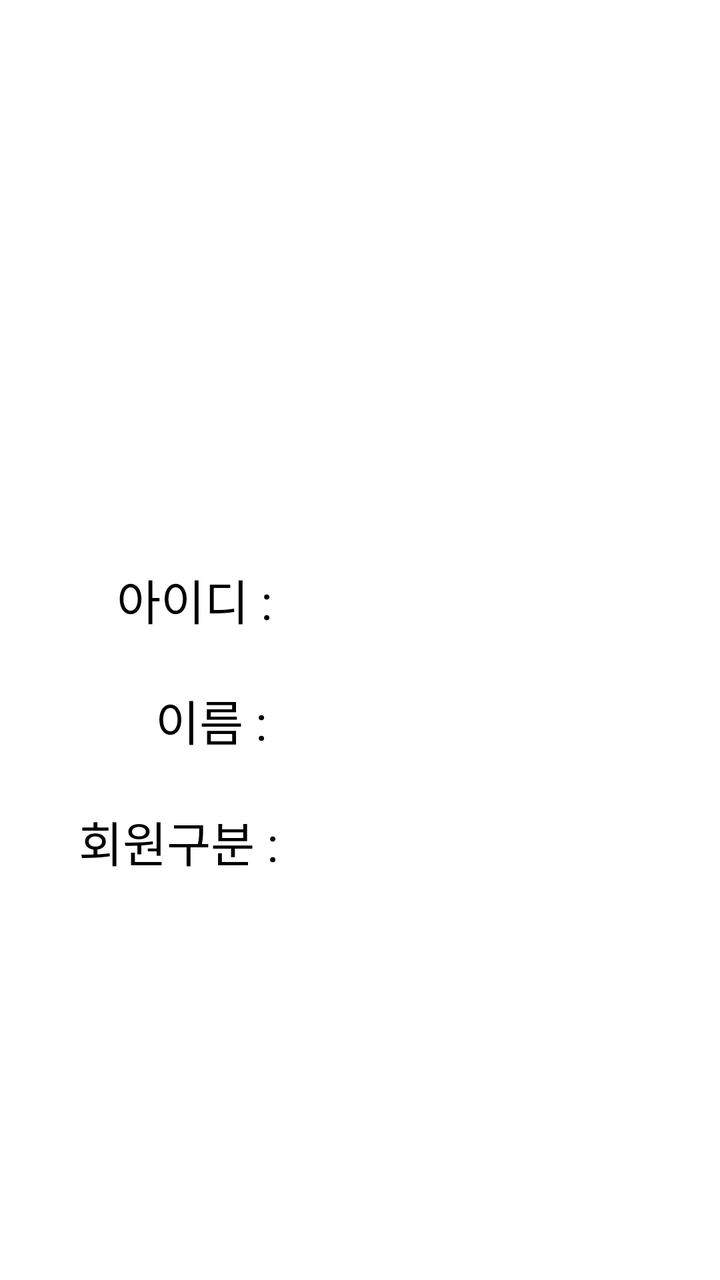
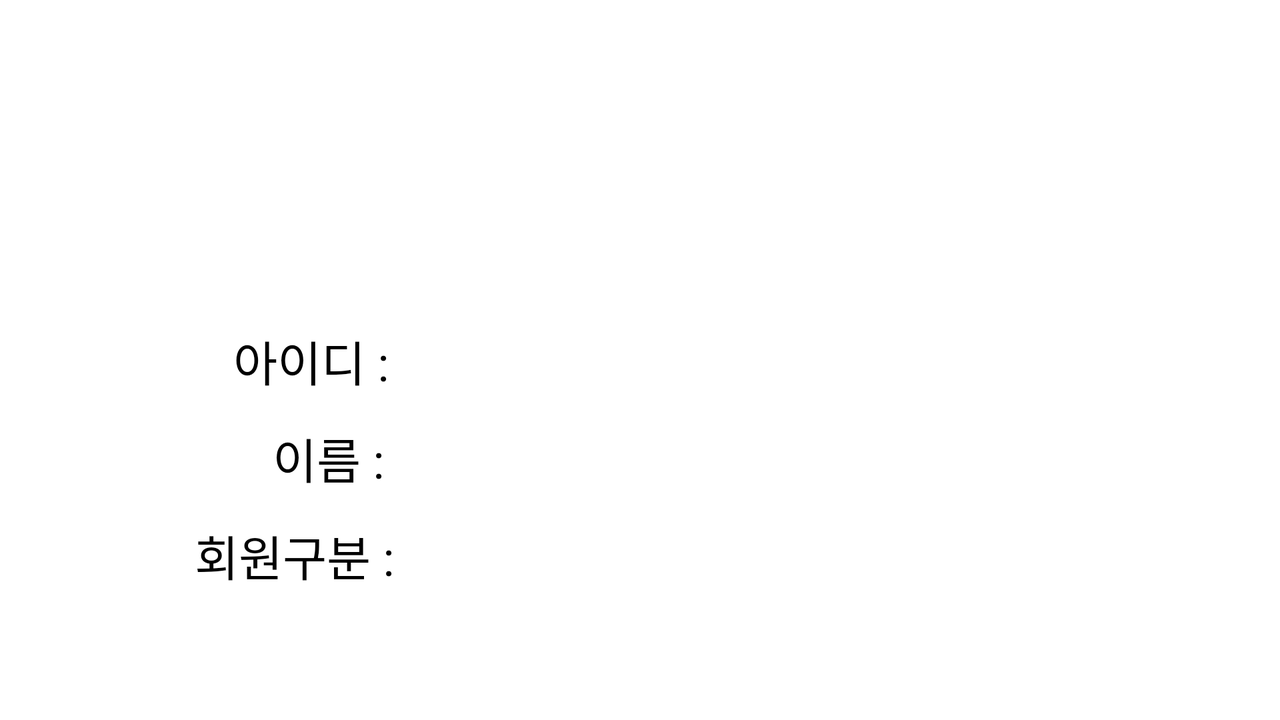

Two renders of one Android screen. The first uses the default layout on a phone; the second uses the alternative layout the repository ships for a different screen configuration, on a matching device. The two XML files are below.
<!-- AndroidManifest.xml: application theme Theme.OwnServer -->
<!-- res/layout/dummy_fragment.xml -->
<?xml version="1.0" encoding="utf-8"?>
<layout xmlns:android="http://schemas.android.com/apk/res/android"
    xmlns:app="http://schemas.android.com/apk/res-auto"
    xmlns:tools="http://schemas.android.com/tools">

    <data>
        <import type="com.example.ownserver.model.UserModel"/>

        <variable
            name="user"
            type="com.example.ownserver.model.UserModel" />
    </data>

    <androidx.constraintlayout.widget.ConstraintLayout
        android:layout_width="match_parent"
        android:layout_height="match_parent"
        android:background="#FFFFFF">

        <ImageView
            android:layout_width="200dp"
            android:layout_height="200dp"
            android:src="@drawable/smile"
            app:layout_constraintBottom_toBottomOf="parent"
            app:layout_constraintEnd_toEndOf="parent"
            app:layout_constraintHorizontal_bias="0.497"
            app:layout_constraintStart_toStartOf="parent"
            app:layout_constraintTop_toTopOf="parent"
            app:layout_constraintVertical_bias="0.135" />

        <TextView
            android:layout_width="wrap_content"
            android:layout_height="wrap_content"
            android:text="아이디 : "
            android:textColor="@color/black"
            android:textSize="24dp"

            app:layout_constraintBottom_toBottomOf="parent"
            app:layout_constraintEnd_toEndOf="parent"
            app:layout_constraintHorizontal_bias="0.211"
            app:layout_constraintStart_toStartOf="parent"
            app:layout_constraintTop_toTopOf="parent"
            app:layout_constraintVertical_bias="0.466" />

        <TextView
            android:id="@+id/fragment_id"
            android:layout_width="wrap_content"
            android:layout_height="wrap_content"
            android:text="@{user.userId}"
            android:textColor="@color/black"
            android:textSize="24dp"

            app:layout_constraintBottom_toBottomOf="parent"
            app:layout_constraintEnd_toEndOf="parent"
            app:layout_constraintHorizontal_bias="0.645"
            app:layout_constraintStart_toStartOf="parent"
            app:layout_constraintTop_toTopOf="parent"
            app:layout_constraintVertical_bias="0.466" />

        <TextView
            android:layout_width="wrap_content"
            android:layout_height="wrap_content"
            android:text="이름 : "
            android:textColor="@color/black"
            android:textSize="24dp"

            app:layout_constraintBottom_toBottomOf="parent"
            app:layout_constraintEnd_toEndOf="parent"
            app:layout_constraintHorizontal_bias="0.26"
            app:layout_constraintStart_toStartOf="parent"
            app:layout_constraintTop_toTopOf="parent"
            app:layout_constraintVertical_bias="0.566" />

        <TextView
            android:id="@+id/fragment_name"
            android:layout_width="wrap_content"
            android:layout_height="wrap_content"
            android:text="@{user.userName}"
            android:textColor="@color/black"
            android:textSize="24dp"

            app:layout_constraintBottom_toBottomOf="parent"
            app:layout_constraintEnd_toEndOf="parent"
            app:layout_constraintHorizontal_bias="0.645"
            app:layout_constraintStart_toStartOf="parent"
            app:layout_constraintTop_toTopOf="parent"
            app:layout_constraintVertical_bias="0.566" />

        <TextView
            android:layout_width="wrap_content"
            android:layout_height="wrap_content"
            android:text="회원구분 : "
            android:textColor="@color/black"
            android:textSize="24dp"

            app:layout_constraintBottom_toBottomOf="parent"
            app:layout_constraintEnd_toEndOf="parent"
            app:layout_constraintHorizontal_bias="0.154"
            app:layout_constraintStart_toStartOf="parent"
            app:layout_constraintTop_toTopOf="parent"
            app:layout_constraintVertical_bias="0.666" />

        <TextView
            android:id="@+id/fragment_auth"
            android:layout_width="wrap_content"
            android:layout_height="wrap_content"
            android:text="@{user.userAuth}"
            android:textColor="@color/black"
            android:textSize="24dp"

            app:layout_constraintBottom_toBottomOf="parent"
            app:layout_constraintEnd_toEndOf="parent"
            app:layout_constraintHorizontal_bias="0.645"
            app:layout_constraintStart_toStartOf="parent"
            app:layout_constraintTop_toTopOf="parent"
            app:layout_constraintVertical_bias="0.666" />

    </androidx.constraintlayout.widget.ConstraintLayout>

</layout>
<!-- resources referenced by this layout -->
<resources>
  <style name="Theme.OwnServer" parent="Theme.MaterialComponents.DayNight.DarkActionBar">
          
          <item name="colorPrimary">@color/purple_500</item>
          <item name="colorPrimaryVariant">@color/purple_700</item>
          <item name="colorOnPrimary">@color/white</item>
          
          <item name="colorSecondary">@color/teal_200</item>
          <item name="colorSecondaryVariant">@color/teal_700</item>
          <item name="colorOnSecondary">@color/black</item>
          
          <item name="android:statusBarColor" tools:targetApi="l">?attr/colorPrimaryVariant</item>
          
      </style>
</resources>
<!-- res/layout-land/dummy_fragment.xml (the repository's variant of the layout above) -->
<!-- drawn on the phone turned sideways -->
<?xml version="1.0" encoding="utf-8"?>
<layout xmlns:android="http://schemas.android.com/apk/res/android"
    xmlns:app="http://schemas.android.com/apk/res-auto"
    xmlns:tools="http://schemas.android.com/tools">

    <data>
        <import type="com.example.ownserver.model.UserModel"/>

        <variable
            name="user"
            type="com.example.ownserver.model.UserModel" />
    </data>

    <androidx.constraintlayout.widget.ConstraintLayout
        android:layout_width="match_parent"
        android:layout_height="match_parent"
        android:background="#FFFFFF">

        <ImageView
            android:layout_width="129dp"
            android:layout_height="157dp"
            android:src="@drawable/smile"
            app:layout_constraintBottom_toBottomOf="parent"
            app:layout_constraintEnd_toEndOf="parent"
            app:layout_constraintHorizontal_bias="0.287"
            app:layout_constraintStart_toStartOf="parent"
            app:layout_constraintTop_toTopOf="parent"
            app:layout_constraintVertical_bias="0.0" />

        <ImageView
            android:layout_width="129dp"
            android:layout_height="157dp"
            android:src="@drawable/smile"
            app:layout_constraintBottom_toBottomOf="parent"
            app:layout_constraintEnd_toEndOf="parent"
            app:layout_constraintHorizontal_bias="0.7"
            app:layout_constraintStart_toStartOf="parent"
            app:layout_constraintTop_toTopOf="parent"
            app:layout_constraintVertical_bias="0.0" />

        <TextView
            android:layout_width="wrap_content"
            android:layout_height="wrap_content"
            android:text="아이디 : "
            android:textColor="@color/black"
            android:textSize="24dp"

            app:layout_constraintBottom_toBottomOf="parent"
            app:layout_constraintEnd_toEndOf="parent"
            app:layout_constraintHorizontal_bias="0.21"
            app:layout_constraintStart_toStartOf="parent"
            app:layout_constraintTop_toTopOf="parent"
            app:layout_constraintVertical_bias="0.5" />

        <TextView
            android:id="@+id/fragment_id"
            android:layout_width="wrap_content"
            android:layout_height="wrap_content"
            android:text="@{user.userId}"
            android:textColor="@color/black"
            android:textSize="24dp"

            app:layout_constraintBottom_toBottomOf="parent"
            app:layout_constraintEnd_toEndOf="parent"
            app:layout_constraintHorizontal_bias="0.645"
            app:layout_constraintStart_toStartOf="parent"
            app:layout_constraintTop_toTopOf="parent"
            app:layout_constraintVertical_bias="0.5" />

        <TextView
            android:layout_width="wrap_content"
            android:layout_height="wrap_content"
            android:text="이름 : "
            android:textColor="@color/black"
            android:textSize="24dp"

            app:layout_constraintBottom_toBottomOf="parent"
            app:layout_constraintEnd_toEndOf="parent"
            app:layout_constraintHorizontal_bias="0.236"
            app:layout_constraintStart_toStartOf="parent"
            app:layout_constraintTop_toTopOf="parent"
            app:layout_constraintVertical_bias="0.65" />

        <TextView
            android:id="@+id/fragment_name"
            android:layout_width="wrap_content"
            android:layout_height="wrap_content"
            android:text="@{user.userName}"
            android:textColor="@color/black"
            android:textSize="24dp"

            app:layout_constraintBottom_toBottomOf="parent"
            app:layout_constraintEnd_toEndOf="parent"
            app:layout_constraintHorizontal_bias="0.645"
            app:layout_constraintStart_toStartOf="parent"
            app:layout_constraintTop_toTopOf="parent"
            app:layout_constraintVertical_bias="0.65" />

        <TextView
            android:layout_width="wrap_content"
            android:layout_height="wrap_content"
            android:text="회원구분 : "
            android:textColor="@color/black"
            android:textSize="24dp"

            app:layout_constraintBottom_toBottomOf="parent"
            app:layout_constraintEnd_toEndOf="parent"
            app:layout_constraintHorizontal_bias="0.182"
            app:layout_constraintStart_toStartOf="parent"
            app:layout_constraintTop_toTopOf="parent"
            app:layout_constraintVertical_bias="0.8" />

        <TextView
            android:id="@+id/fragment_auth"
            android:layout_width="wrap_content"
            android:layout_height="wrap_content"
            android:text="@{user.userAuth}"
            android:textColor="@color/black"
            android:textSize="24dp"

            app:layout_constraintBottom_toBottomOf="parent"
            app:layout_constraintEnd_toEndOf="parent"
            app:layout_constraintHorizontal_bias="0.645"
            app:layout_constraintStart_toStartOf="parent"
            app:layout_constraintTop_toTopOf="parent"
            app:layout_constraintVertical_bias="0.8" />

    </androidx.constraintlayout.widget.ConstraintLayout>

</layout>
